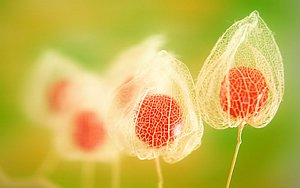
#> input picture Homework2/japaneseflowers.jpg, 300 x 188 px, found by its file name
$ python ImageTranslationDemo.py
#> lines starting #> are read from the running program, lines starting #| are printed output that depends on the picture
import cv2 as cv
import numpy as np

src = cv.imread("Homework2/japaneseflowers.jpg", 1)
#> src is the input picture: shape (188, 300, 3); mean B, G, R 81.3, 182.3, 200.5
if src is None:
    print("missing image")
else:
    cv.imshow("windowM", src)
    rows,cols = src.shape[:2]
#> rows = 188; cols = 300
 #shifting the image 100 pixels in both dimensions
    #make sure you import numpy
    M = np.float32([[1,0,-100],[0,1,-100]])
    dst = cv.warpAffine(src,M,(cols,rows))
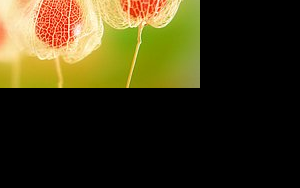
#> dst: shape (188, 300, 3); mean B, G, R 22.5, 53.6, 61.1

    cv.imshow("windowMy", dst)
